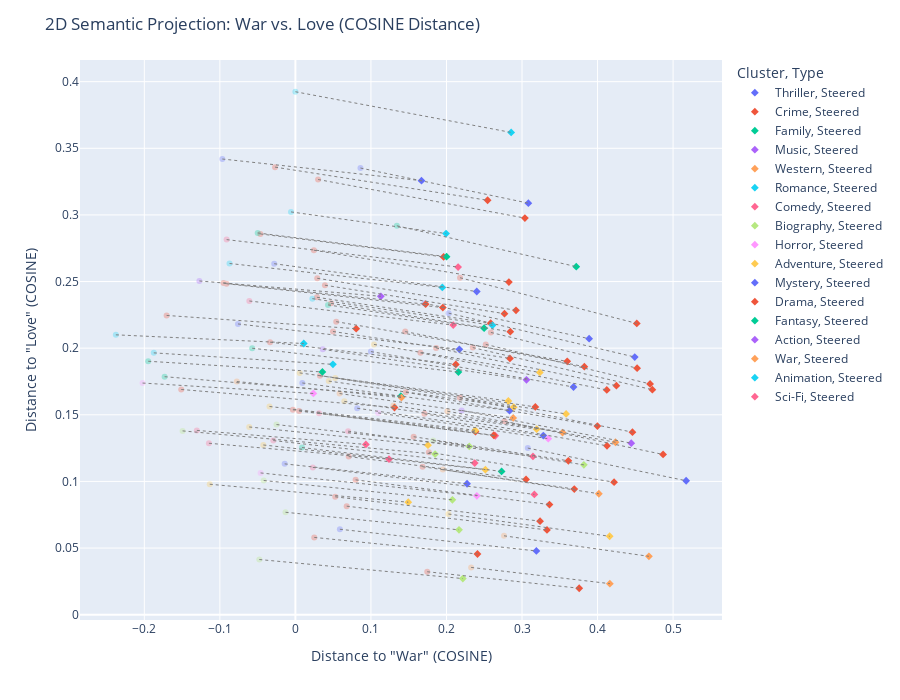

The code cell stored with this chart in its notebook:
### Code cell
layer_to_steer = 11
steering_coefficient = 1
normalize = True

steering_feature = "War"
comparison_feature = "Love"

steering_feature_texts, steering_opposite_feature_texts = import_feature_texts(f"Features/{feature}")
steering_vector = get_steering_vector(model_name, feature_texts, layer_to_steer, opposite_texts=opposite_feature_texts, normalize=True)

comparison_feature_texts, comparison_opposite_feature_texts = import_feature_texts(f"Features/{comparison_feature}")
comparison_vector = get_steering_vector(model_name, comparison_feature_texts, layer_to_steer, opposite_texts=comparison_opposite_feature_texts, normalize=True)

plot_2D_distance_projection(model, encoded_input, original_embeddings, all_texts_data, steering_vector, comparison_vector, layer_to_steer, 
                            steering_coefficient, steering_feature, comparison_feature, text_range=(900,1000), type="cosine", normalize=normalize, print_differences=True) #Legg til print_differences
